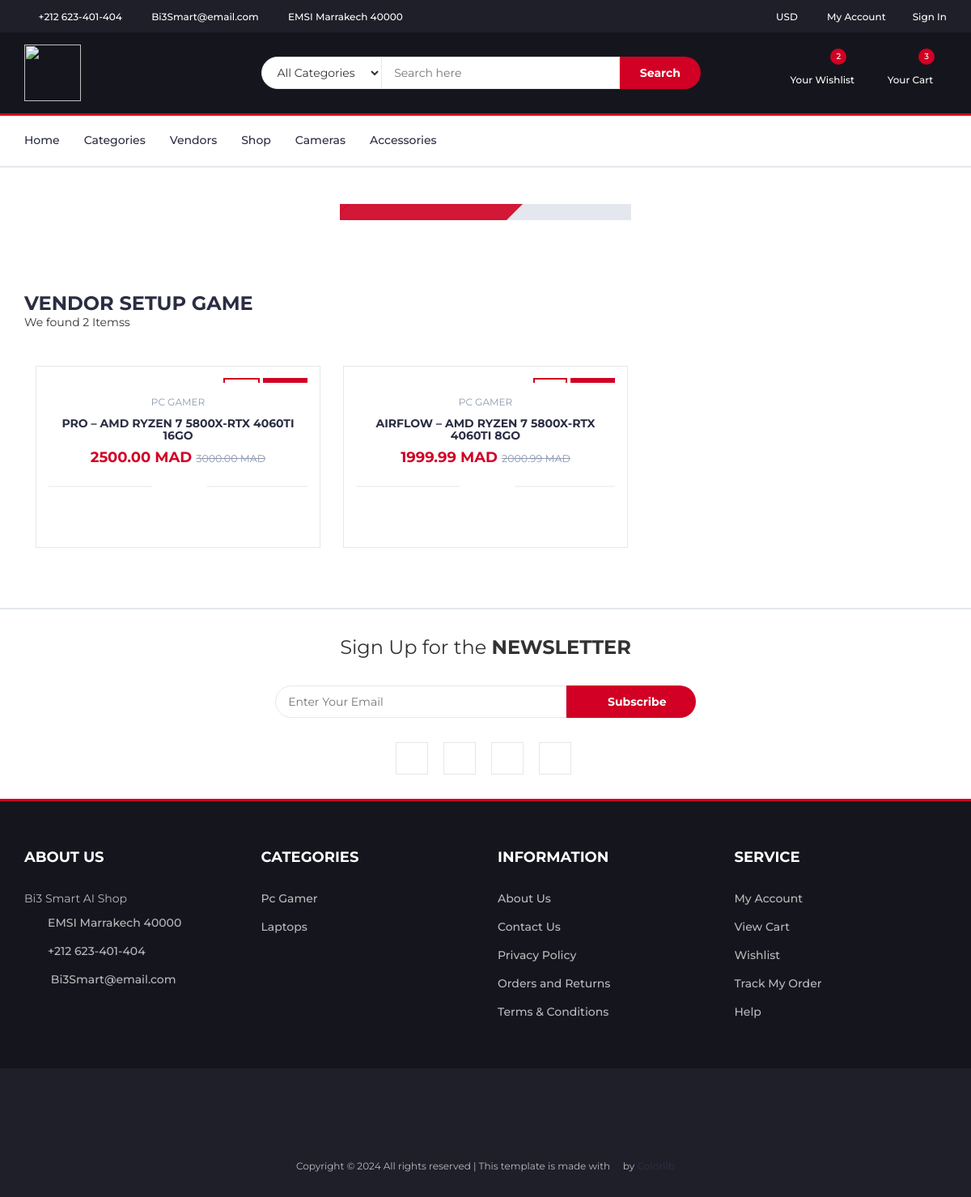
The page /vendor/venk7m1kga6c3/ on the database as committed earlier.
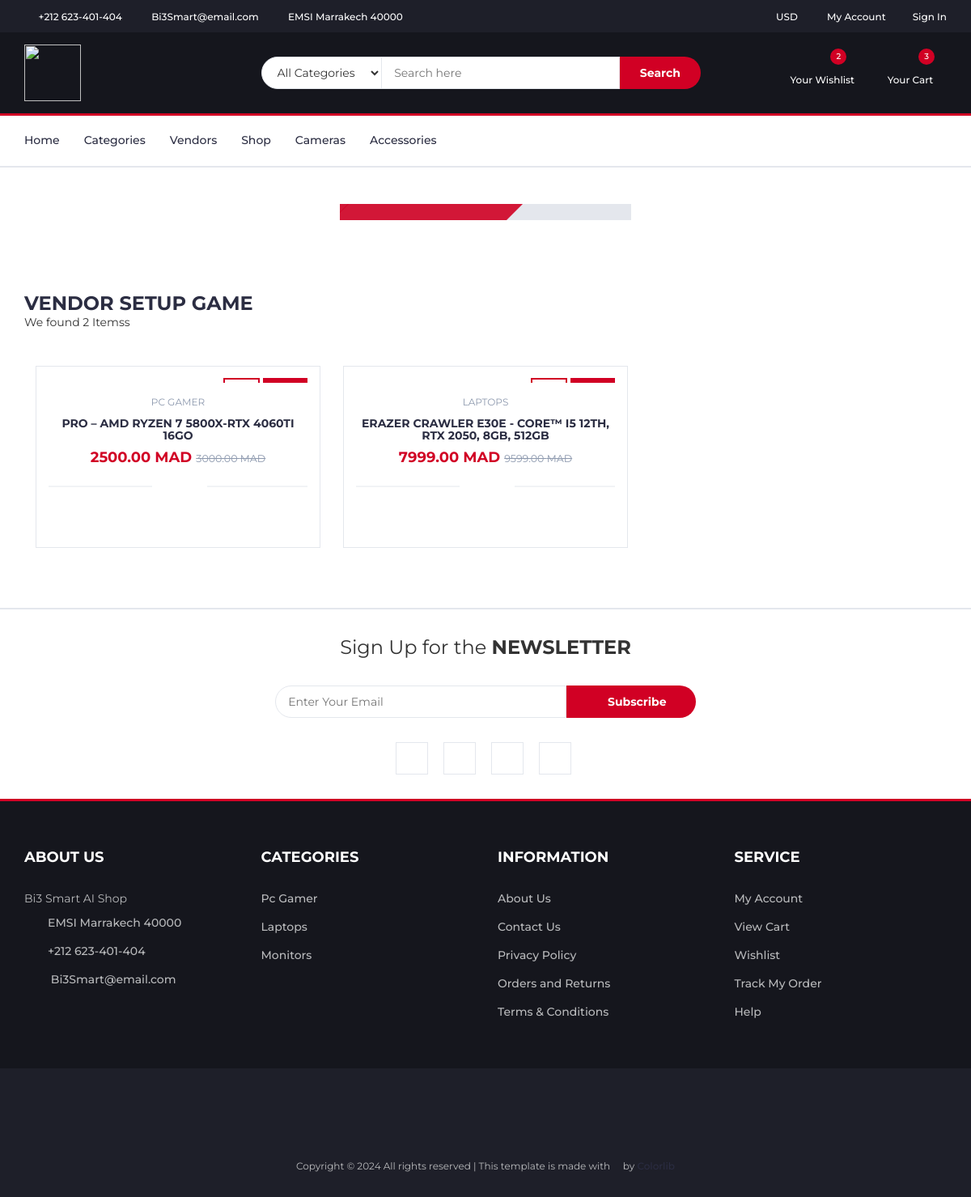
The same page on the database as committed later.
### core/models.py (models this page shows, shortened)
class Product(models.Model):
    p_id= ShortUUIDField(unique=True, length=10, max_length=20,alphabet="abcdefghijklmnop123456789")
    title = models.CharField(max_length=100, default="Title Product")
    image = models.ImageField(upload_to=user_directory_path , default="product.jpg")
    description = models.TextField(null=True, blank=True , default="This is the product")
    price = models.DecimalField(max_digits=10,decimal_places=2,default="1.99")
    old_price = models.DecimalField(max_digits=10,decimal_places=2, default="2.99")
    specefications = models.TextField(null=True, blank=True)
    type = models.CharField(max_length=100, default="Electronics",null=True, blank=True)
    stock_count = models.CharField(max_length=100, default="10",null=True, blank=True)
    tags = TaggableManager(blank=True)
    product_status = models.CharField(choices=STATUS, max_length=10, default="in_review")
    status = models.BooleanField(default=True)
    in_stock  = models.BooleanField(default=True)
    featured  = models.BooleanField(default=False)
    digital  = models.BooleanField(default=False)
    user = models.ForeignKey(User, on_delete=models.SET_NULL, null=True)
    category = models.ForeignKey(Category, on_delete=models.SET_NULL, null=True,related_name="category")
    vendor = models.ForeignKey(Vendor, on_delete=models.SET_NULL, null=True , related_name="vendor")
    sku = ShortUUIDField(unique=True, length=4, max_length=20,prefix="sku",alphabet="123456789")
    date = models.DateTimeField(auto_now_add=True)
    updated = models.DateTimeField(null=True , blank=True)
    class Meta:
        verbose_name_plural = "Products"
    def get_precentage(self):
        new_price = (( self.old_price - self.price) / self.old_price)*100
        return new_price

class Category(models.Model):
    C_id= ShortUUIDField(unique=True, length=10, max_length=20,prefix="cat",alphabet="abcdefghijklmnop123456789")
    title = models.CharField(max_length=100,default="Title Category")
    image = models.ImageField(upload_to="category", default="category.jpg")
    class Meta:
        verbose_name_plural = "Categories"

### core/views.py (the view)
# urls.py: path("vendor/<v_id>/" , vendor_detail_view , name="vendor-list"),
def vendor_detail_view(request,v_id):
    vendor = Vendor.objects.get(v_id=v_id)
    products = Product.objects.filter(vendor=vendor,product_status="published" )
    context = {
        "vendor":vendor,
        "products":products,
    }
    return render(request,"core/vendor-detail.html",context)

### core/context_processors.py (called while the page is built)
def default(request):
    categories = Category.objects.all()
    return {
        'categories' : categories,
    }

### templates/core/vendor-detail.html (shortened to what this page needs)
{% extends 'partials/base.html'%}
{% load static %}
{% block content %}
    <div class="section">
        <div class="container">
            <div class="row">
                <div class="col-md-4 col-md-offset-4 col-xs-6">
                    <div class="shop">
                        <div class="shop-img">
                        </div>
                        <div class="shop-body">
                        </div>
                    </div>
                </div>
            </div>
        </div>
    </div>
  <div class="section">
    <div class="container">
      <div class="row">
        <div class="col-md-12">
          <div class="section-title">
            <h3 class="title">Vendor {{vendor.title}}</h3>
            <p class="product-price">
                We found {{products.count}} Items{{products.count|pluralize:"s"}}
            </p>
            </div>
          </div>
        </div>
        <div class="col-md-12">
          <div class="row">
            <div class="products-tabs">
              <div id="tab1" class="tab-pane active">
                <div class="products-slick" data-nav="#slick-nav-1">
                  {% for product in products %}
                    <div class="col-md-4 col-xs-6">
                        <div class="product">
                        <div class="product-img">
                            <div class="product-label">
                            <span class="sale">{{product.get_precentage|floatformat:0}}%</span>
                            <span class="new">NEW</span>
                            </div>
                        </div>
                        <div class="product-body">
                            <p class="product-category">{{product.category.title}}</p>
                            <h3 class="product-name"><a href="#">{{product.title}}</a></h3>
                            <h4 class="product-price">{{product.price}} MAD <del class="product-old-price">{{product.old_price}} MAD</del></h4>
                            <div class="product-rating">
                            <i class="fa fa-star"></i>
                            <i class="fa fa-star"></i>
                            <i class="fa fa-star"></i>
                            <i class="fa fa-star"></i>
                            <i class="fa fa-star"></i>
                            </div>
                            <div class="product-btns">
                            <button class="add-to-wishlist"><i class="fa fa-heart-o"></i><span class="tooltipp">add to wishlist</span></button>
                            <button class="add-to-compare"><i class="fa fa-exchange"></i><span class="tooltipp">add to compare</span></button>
                            <button class="quick-view"><i class="fa fa-eye"></i><span class="tooltipp">quick view</span></button>
                            </div>
                        </div>
                        <div class="add-to-cart">
                            <button class="add-to-cart-btn"> add to cart</button>
                        </div>
                        </div>
                    </div>
                    {%endfor%}
                </div>
              </div>
            </div>
          </div>
        </div>
      </div>
    </div>
{% endblock content %}

### templates/partials/base.html (shortened to what the changed rows need)
{% load static %}
<!DOCTYPE html>
<html lang="en">
  <head>
    <link type="text/css" rel="stylesheet" href="{% static "assets/css/bootstrap.min.css" %}" />
    <link type="text/css" rel="stylesheet" href="{% static "assets/css/slick.css" %}" />
    <link type="text/css" rel="stylesheet" href="{% static "assets/css/slick-theme.css" %}" />
    <link type="text/css" rel="stylesheet" href="{% static "assets/css/nouislider.min.css" %}" />
    <link rel="stylesheet" href="{% static "assets/css/font-awesome.min.css" %}" />
    <link type="text/css" rel="stylesheet" href="{% static "assets/css/style.css" %}" />
  </head>
  <body>
{% block content %}
{% endblock content %}
<footer id="footer">
    <div class="section">
      <div class="container">
        <div class="row">
          <div class="col-md-3 col-xs-6">
            <div class="footer">
              <ul class="footer-links">
                {% for category in categories%}
                  <li><a data-toggle="tab" href="{% url 'core:category_product_list' category.C_id %}">{{category.title}}</a></li>
                {%endfor%}
              </ul>
            </div>
          </div>
        </div>
      </div>
    </div>
  </footer>
</body>
</html>

Rows that differ between the two databases and show on the page:
removed Product: category "PC GAMER", title "AIRFLOW – AMD RYZEN 7 5800X-RTX 4060TI 8GO", price "1999.99", old_price "2000.99"
added Product: category "LAPTOPS", title "ERAZER CRAWLER E30E - CORE™ I5 12TH, RTX 2050, 8GB, 512GB", price "7999.00", old_price "9599.00"
added Category: title "Monitors"
